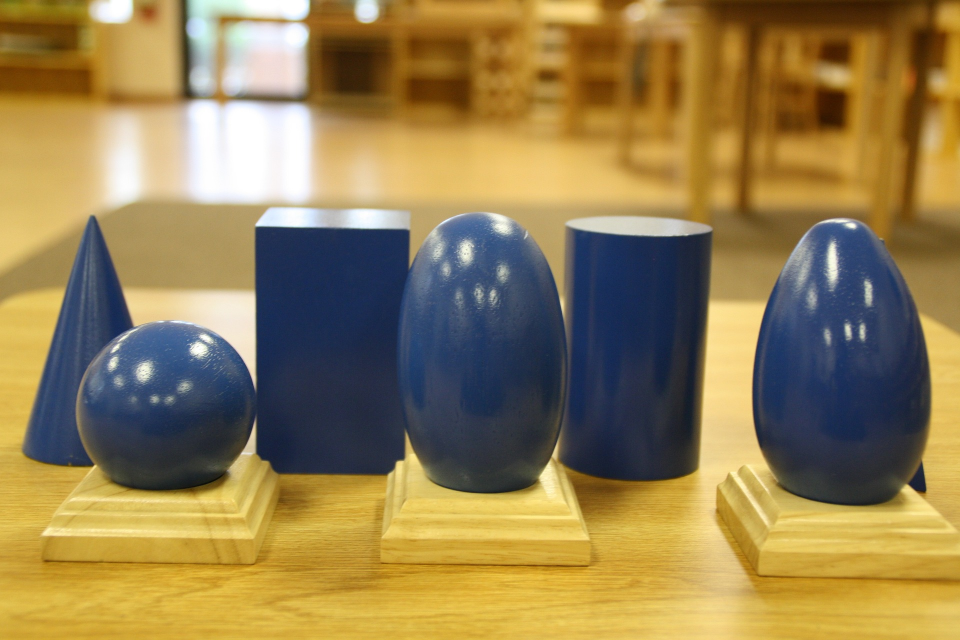
#> input picture Images/Geometric-solids.jpg, 1920 x 1280 px, found by its file name (shown at 1/2 size)
$ python Contour_Retrieval_Mode.py
#> lines starting #> are read from the running program, lines starting #| are printed output that depends on the picture; after the words box and inside, x2 and y2 are one past the last pixel; in counts of white or black regions, pixels touching at a corner belong together
# Contour Retrieval Mode : decides how the retrieved contours have to be stored, there can be several contours in an image, there could be inner contours, outer contours, etc. contour retrieval mode decides how & which of these detected contours have to be stored

# 1) Retrieve external (cv2.RETR_EXTERNA): outputs only the external contours, e.g. if we have concentric circles, the contours of the outer circle will be stored, contours of the inner circle will be ignored

# 2) Retrieve List (cv2.RETR_LIST): outputs all the contours without any hierarchical relationship (all the contours of the image would be stored, but there would be no hierarchy (there wouldn't be any parent or child contours)), hierarchy variable used with findContours methods stores the information about the hierarchy of the contours detected in an image

# 3) Retrieve Tree (cv2.RETR_TREE): outputs all the contours by establishing a hierarchical relationship among the contours, there would be hierarchy (there would be parent & child contours))


"""
In OpenCV, the contour retrieval mode is a parameter used in the findContours function to determine how contours should be retrieved from a binary image. The choice of retrieval mode affects which contours are detected and how they are organized. OpenCV provides several retrieval modes, and the choice depends on your specific requirements for contour analysis. Here are some common contour retrieval modes:

# cv2.RETR_EXTERNAL: This mode retrieves only the external (outermost) contours. It ignores all contours that are contained within others. This is useful when you want to identify and work with the contours of individual objects in an image.

# cv2.RETR_LIST: This mode retrieves all the contours without establishing any hierarchical relationships between them. It is simple and efficient but does not provide information about nested contours.

# cv2.RETR_CCOMP: This mode retrieves all the contours and organizes them into a two-level hierarchy. Contours that belong to the same external contour are at the top level, and contours that are internal holes or boundaries are at the second level. This mode is useful for detecting objects and their internal structures.

# cv2.RETR_TREE: This mode retrieves all the contours and reconstructs a full hierarchy of nested contours. It provides the most detailed information about the relationships between contours, including parent-child relationships. It is useful when you need to understand the hierarchical structure of objects in an image. """


"""
Explanation of Hierarchy obtained by using cv2.RETR_TREE retrieval mode :

# When you use the cv2.RETR_TREE retrieval mode with the findContours function in OpenCV, the hierarchy of contours is stored in the hierarchy variable. The hierarchy information represents the relationships between different contours, including parent-child relationships. The hierarchy variable is typically a NumPy array that allows you to navigate and understand the structure of the detected contours.

The hierarchy information is organized as a 4-channel array, where each row corresponds to a contour in the contours list returned by findContours. The four values stored in each row represent the following information for the corresponding contour:

# The index of the next contour on the same hierarchical level.
# The index of the previous contour on the same hierarchical level.
# The index of the first child contour (internal hole) if any.
# The index of the parent contour (the external contour that encloses the current contour).

Here is an example to illustrate how the hierarchy information is structured. Let's say you have the following contours detected in an image:

# Contour 0: The largest external contour.
# Contour 1: A child contour contained within Contour 0.
# Contour 2: Another external contour at the same level as Contour 0.
# Contour 3: An internal contour (hole) within Contour 2.

The hierarchy information might look like this:

hierarchy = [
    # next, prev, first child, parent
    [-1, -1,  1, -1],  # Contour 0
    [-1,  0, -1, -1],  # Contour 1 (child of Contour 0)
    [-1, -1,  3, -1],  # Contour 2
    [-1, -1, -1,  2]   # Contour 3 (child of Contour 2)
]

# For Contour 0, the next contour at the same level is -1 (none), the previous contour is -1 (none), it has one child (Contour 1), and it has no parent (external contour).

# For Contour 1, the next contour is -1 (none), the previous contour is 0, it has no children, and its parent is Contour 0.

# For Contour 2, the next contour at the same level is -1 (none), the previous contour is -1 (none), it has one child (Contour 3), and it has no parent (external contour).

# For Contour 3, the next contour is -1 (none), the previous contour is -1 (none), it has no children, and its parent is Contour 2.

# This hierarchy information allows you to navigate the relationship between contours and determine which contours are external, which are internal, and how they are nested within each other. It's particularly useful when you want to perform advanced contour analysis or when you need to separate objects with holes from the external objects. """


import cv2
import numpy

#Read the image and convert it to grayscale
image = cv2.imread('C:\\Users\\OMOLP094\\Desktop\\Image Processing - Level 2\\Image Processing (OpenCV) Course\\Images\\Geometric-solids.jpg')
#> image is the input picture: shape (1280, 1920, 3); mean B, G, R 81.6, 128, 148.6
image = cv2.resize(image, None, fx=0.4,fy=0.4)
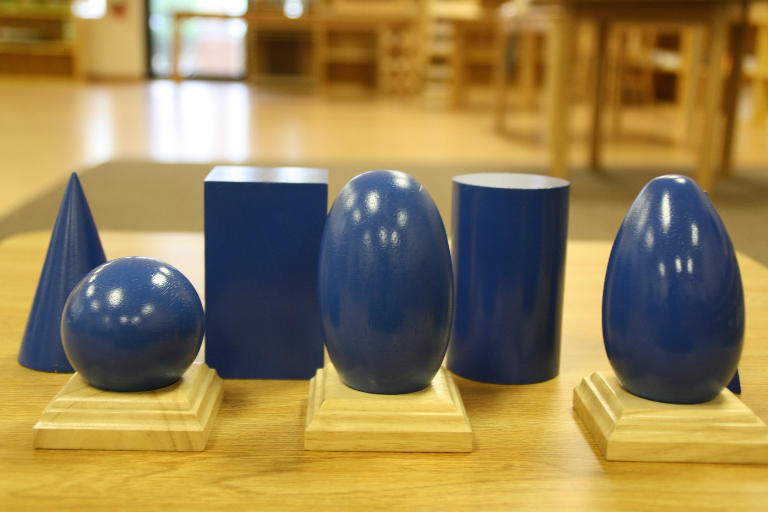
#> image: shape (512, 768, 3); mean B, G, R 81.6, 127.9, 148.5

gray = cv2.cvtColor(image, cv2.COLOR_BGR2GRAY)
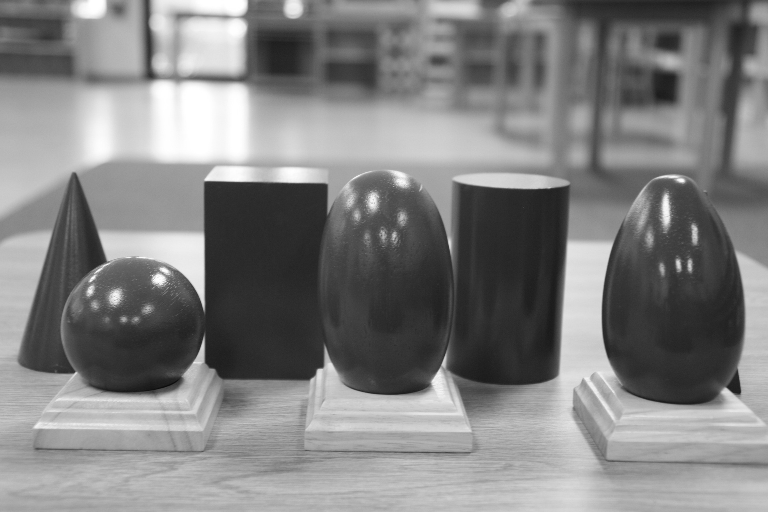
#> gray: shape (512, 768); min 12, max 255, mean 128.8

#Now convert the grayscale image to binary image
ret, binary = cv2.threshold(gray, 0, 255, cv2.THRESH_BINARY+cv2.THRESH_OTSU)
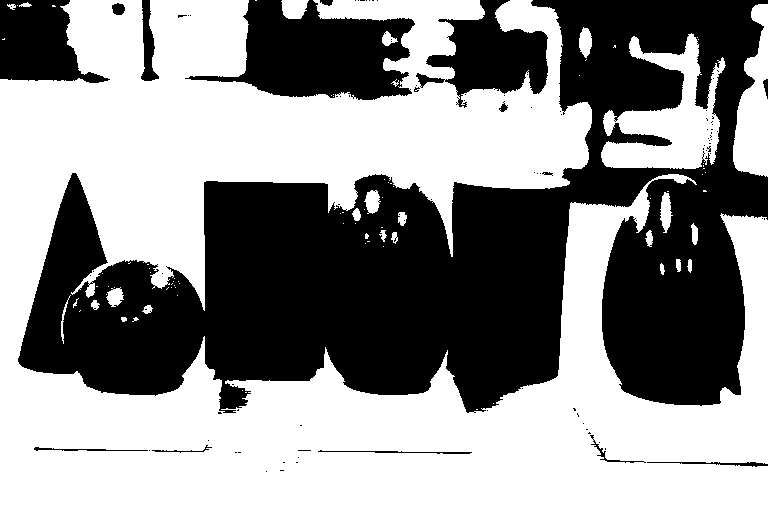
#> binary: shape (512, 768); 56% white; 98 black regions (83 under 20 px)
#> ret = 122

#Now detect the contours
contours, hierarchy = cv2.findContours(binary, mode=cv2.RETR_EXTERNAL, method=cv2.CHAIN_APPROX_TC89_KCOS)
#> contours = 86 contours, 64 with area under 20; largest, box (x1, y1, x2, y2) and area: (0, 0, 768, 512) 202926, (601, 33, 726, 169) 7586, (733, 4, 768, 177) 3636, (281, 0, 309, 19) 376, (660, 192, 673, 233) 305

#Visualize the data structure
print("Length of contours {}".format(len(contours)))
#| Length of contours 86
# print(contours)

print("Hierarchy of detected contours : ")
print(hierarchy)
#> (printed output is left out)


# draw contours on the original image
image_copy = image.copy()
image_copy = cv2.drawContours(image_copy, contours, -1, (0, 255, 0), thickness=2, lineType=cv2.LINE_AA)
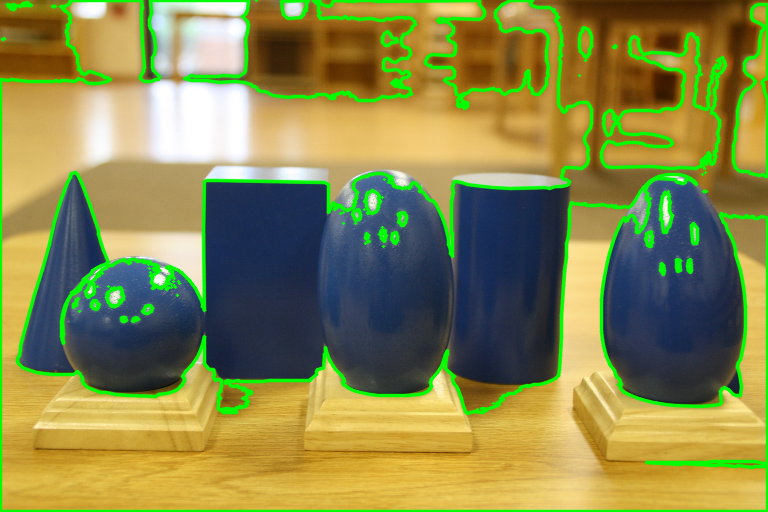
#> image_copy: shape (512, 768, 3); 10.81% of pixels changed, all inside (x1, y1, x2, y2) = (0, 0, 768, 512)

#Visualizing the results
cv2.imshow('Grayscale Image', gray)
cv2.imshow('Drawn Contours', image_copy)
cv2.imshow('Binary Image', binary)

cv2.waitKey(0)
cv2.destroyAllWindows()

$ run again, with Images/Image (1).jpg copied over Images/Geometric-solids.jpg
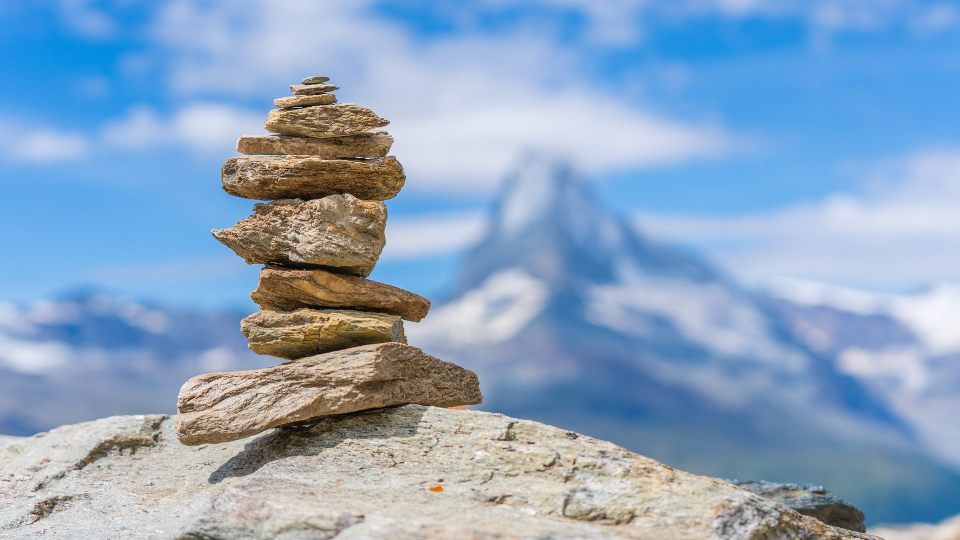
#> input picture Images/Image (1).jpg, 1920 x 1080 px, found by its file name (shown at 1/2 size)
#> image is the input picture: shape (1080, 1920, 3); mean B, G, R 193.6, 165.4, 139.1
#> image: shape (432, 768, 3)
#> `ret, binary = cv2.threshold(gray, 0, 255, cv2.THRESH_BINARY+cv2.THRESH..`:
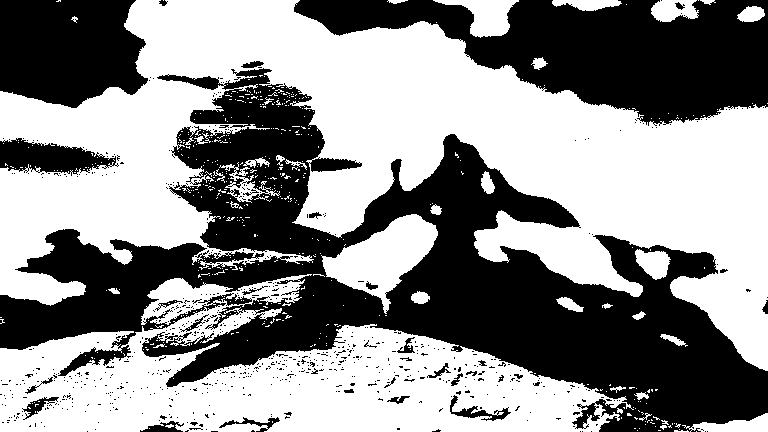
#> binary: shape (432, 768); 55.1% white; 704 black regions (671 under 20 px)
#> ret = 157
#> contours = 460 contours, 430 with area under 20; largest, box (x1, y1, x2, y2) and area: (0, 0, 768, 371) 119040, (0, 274, 634, 432) 52658, (321, 214, 438, 314) 5170, (433, 0, 519, 38) 1468, (651, 0, 699, 22) 760
#| Length of contours 460
#> (printed output is left out)
#> `image_copy = cv2.drawContours(image_copy, contours, -1, (0, 255, 0), t..`:
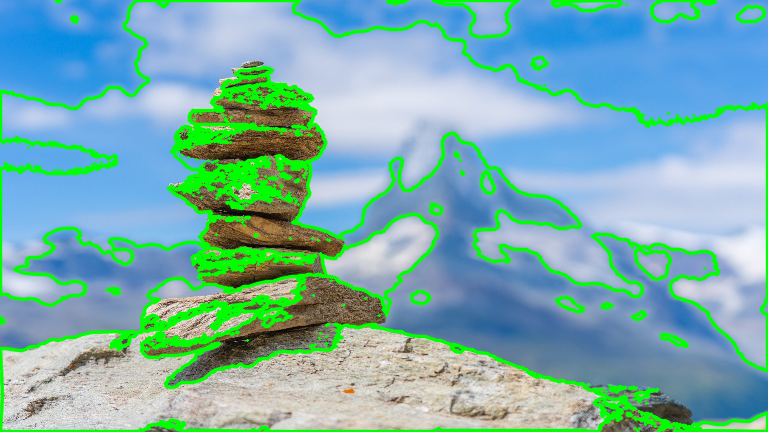
#> image_copy: shape (432, 768, 3); mean B, G, R 173.9, 176.2, 122
